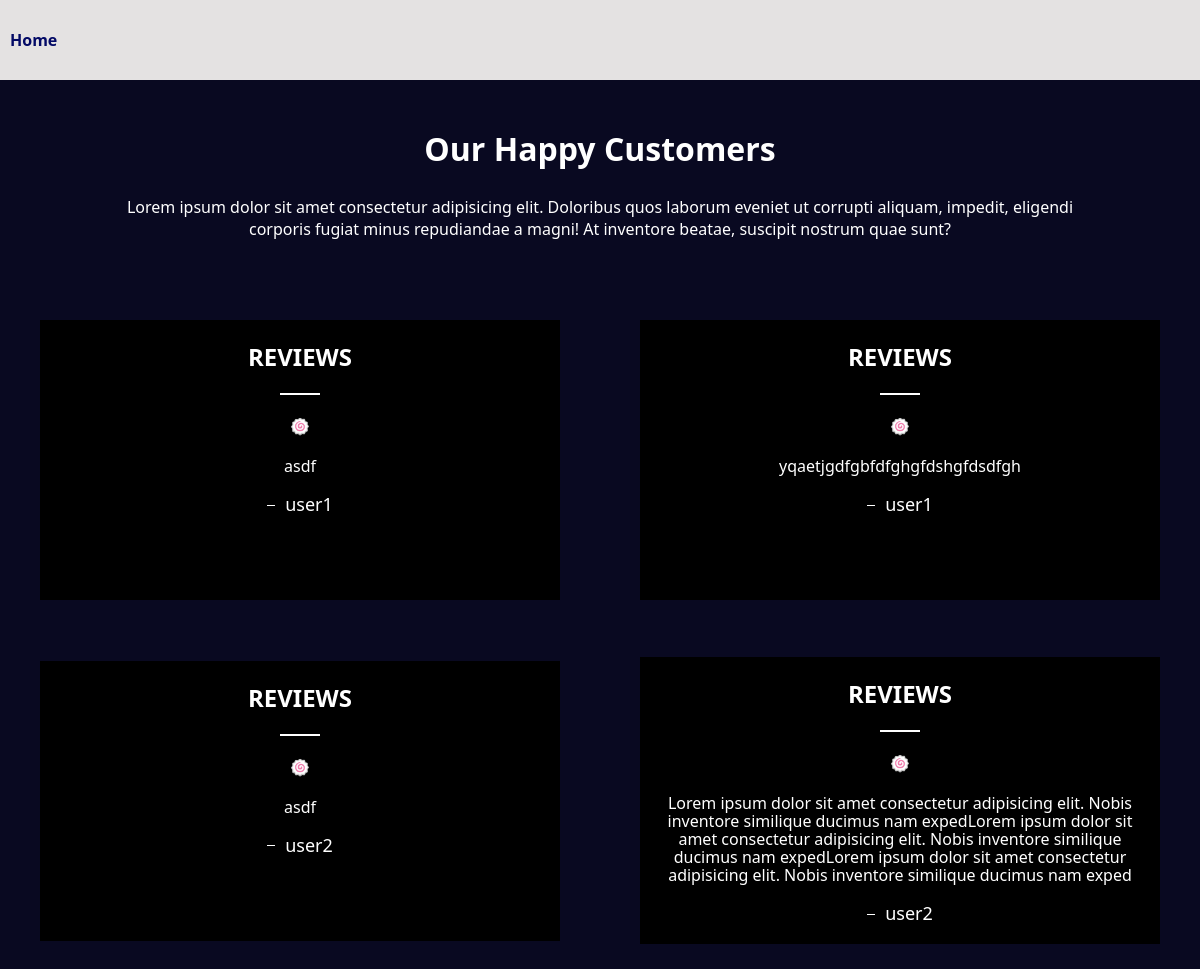
Page /feedback_page/ on the earlier database version.
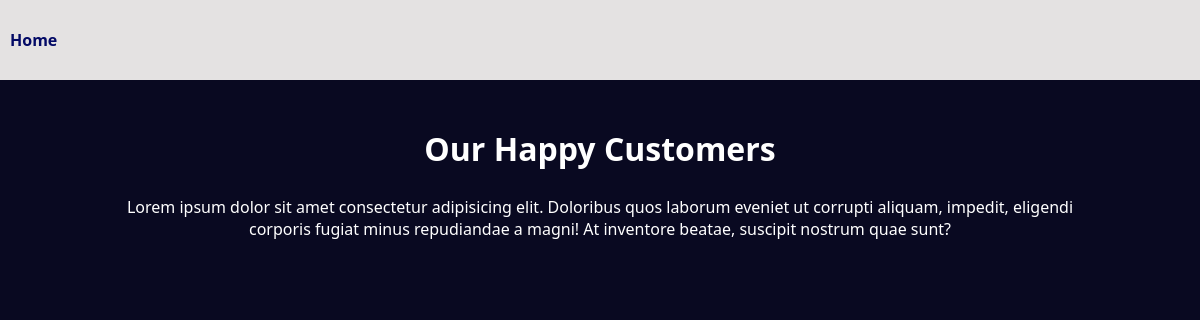
Same page on the later database version.
### admin_app/models.py (models this page shows, shortened)
class Feedback(models.Model):
  customer_name = models.CharField(max_length=25)
  feedback = models.CharField(max_length=250)

### admin_app/views.py (the view)
# urls.py: path('feedback_page/', feedback_page, name='feedback_page'),
def feedback_page(request):
  feedback_db = Feedback.objects.all()
  return render(request, 'feedback_page.html', {'feedback_db':feedback_db})

### templates/feedback_page.html (shortened to what this page needs)
<!DOCTYPE html>
<html lang="en">
  <head>
  </head>
  <body>
    <div class="feedback-container">
      <nav>
        <div class="nav">
          <a href="{% url 'admin_app:admin_page' %}">Home</a>
        </div>
      </nav>
      <div class="container">
        <div class="heading-text">
          <h2>Our Happy Customers</h2>
          <p>
            Lorem ipsum dolor sit amet consectetur adipisicing elit. Doloribus
            quos laborum eveniet ut corrupti aliquam, impedit, eligendi corporis
            fugiat minus repudiandae a magni! At inventore beatae, suscipit
            nostrum quae sunt?
          </p>
        </div>
        <div class="card-container">
          {% for i in feedback_db %}
          <div class="cards">
            <h2>REVIEWS</h2>
            <span></span>
            <div>🍥</div>
            <p>{{i.feedback}}</p>
            <div class="user-name">
              <span
                style="
                  width: 8px;
                  height: 1px;
                  background-color: #fff;
                  margin: auto;
                "
              ></span>
              <p class="name">{{i.customer_name}}</p>
            </div>
          </div>
          {% endfor %}
        </div>
      </div>
    </div>
  </body>
</html>

Differences in the rows shown:
removed Feedback: feedback "asdf", customer_name "user1"
removed Feedback: feedback "yqaetjgdfgbfdfghgfdshgfdsdfgh", customer_name "user1"
removed Feedback: feedback "asdf", customer_name "user2"
removed Feedback: feedback "Lorem ipsum dolor sit amet consectetur adipisicing elit. Nobis inventore similique ducimus nam expedLorem ipsum dolor sit amet consectetur adipisicing elit. Nobis inventore similique ducimus nam expedLorem ipsum dolor sit amet consectetur adipisicing elit. Nobis inventore similique ducimus nam exped", customer_name "user2"
